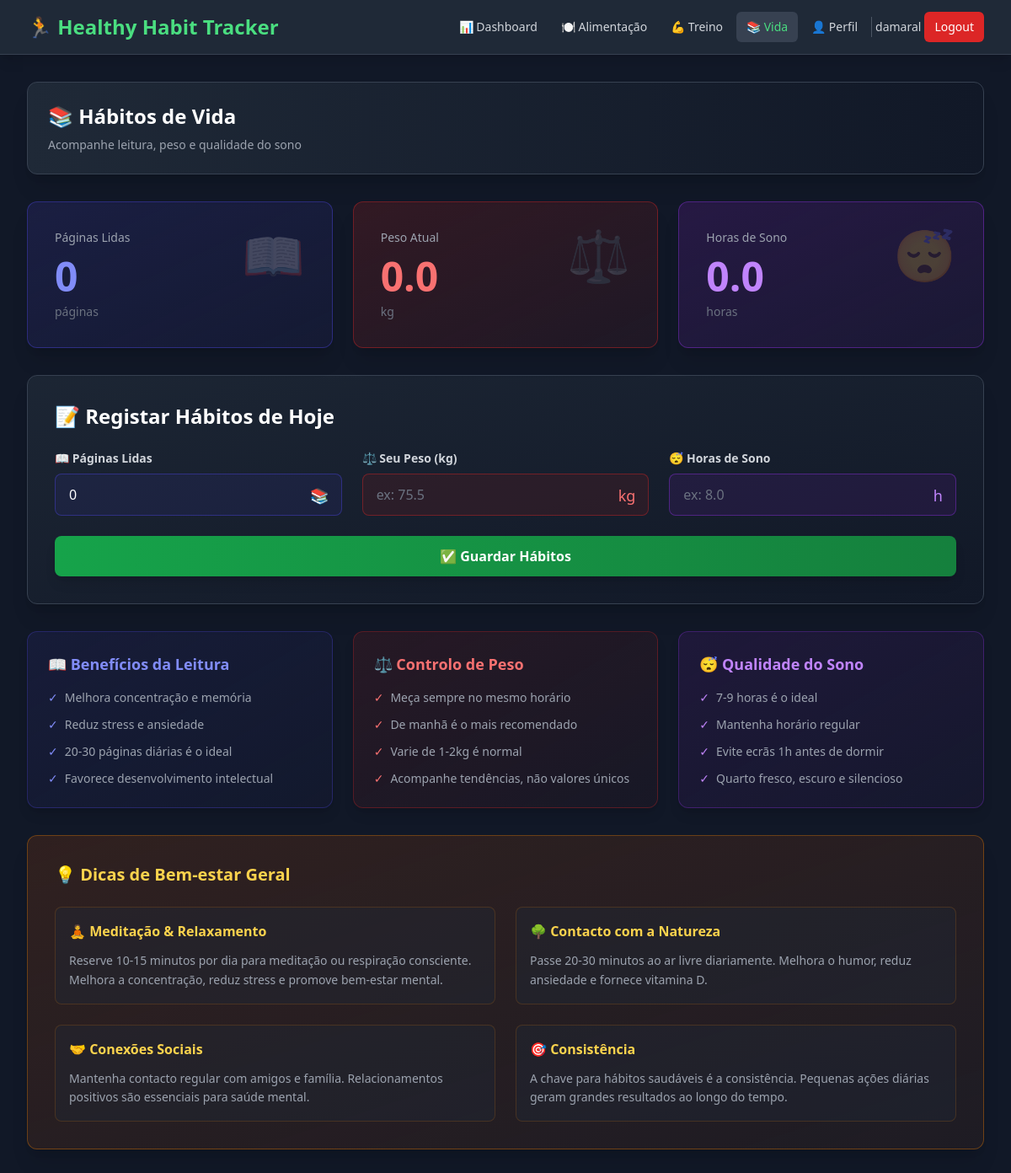
The page /vida (signed in) on the database its author committed.
### models.py (models this page shows)
class User(db.Model, UserMixin):
    id = db.Column(db.Integer, primary_key=True)
    username = db.Column(db.String(80), unique=True, nullable=False)
    password_hash = db.Column(db.String(128), nullable=False)
    goal_calories = db.Column(db.Integer, default=2000)
    goal_water = db.Column(db.Float, default=2.0)
    goal_weight = db.Column(db.Float, default=70.0)
    goal_workout_time = db.Column(db.Integer, default=30) # minutos por dia
    goal_workout_days = db.Column(db.Integer, default=3) # dias por semana
    goal_sleep_hours = db.Column(db.Float, default=8.0) # horas por noite
    goal_reading_pages = db.Column(db.Integer, default=20) # páginas por dia
    logs = db.relationship('DailyLog', backref='user', lazy=True)
    training_plans = db.relationship('TrainingPlan', backref='user', lazy=True)

class DailyLog(db.Model):
    id = db.Column(db.Integer, primary_key=True)
    date = db.Column(db.Date, nullable=False, default=datetime.utcnow().date)
    calories_consumed = db.Column(db.Integer, default=0)
    water_liters = db.Column(db.Float, default=0.0)
    calories_burned = db.Column(db.Integer, default=0)
    workout_minutes = db.Column(db.Integer, default=0)
    reading_pages = db.Column(db.Integer, default=0)
    weight = db.Column(db.Float, default=0.0)
    sleep_hours = db.Column(db.Float, default=0.0)
    protein_consumed = db.Column(db.Float, default=0.0)
    carbs_consumed = db.Column(db.Float, default=0.0)
    fats_consumed = db.Column(db.Float, default=0.0)
    training_plan_id = db.Column(db.Integer, db.ForeignKey('training_plan.id'), nullable=True)
    training_plan = db.relationship('TrainingPlan', backref='logs', lazy=True)
    user_id = db.Column(db.Integer, db.ForeignKey('user.id'), nullable=False)
    __table_args__ = (db.UniqueConstraint('user_id', 'date', name='_user_date_uc'),)

### app.py (the view, shortened to what this page needs)
@app.route('/vida', methods=['GET', 'POST'])
@login_required
def vida():
    log_today = get_or_create_log(current_user.id)
    return render_template('vida.html', log_today=log_today)

### app.py (called while the page is built)
@login_manager.user_loader
def load_user(user_id):
    return User.query.get(int(user_id))

def get_or_create_log(user_id, date=None):
    if date is None:
        date = datetime.utcnow().date()
    log = DailyLog.query.filter_by(user_id=user_id, date=date).first()
    if not log:
        log = DailyLog(user_id=user_id, date=date)
        db.session.add(log)
        db.session.commit()
    return log

### templates/vida.html (shortened to what this page needs)
{% extends "base.html" %}
{% block content %}
<div class="space-y-8">
    <div class="bg-gradient-to-r from-gray-800 to-gray-900 p-6 rounded-xl shadow-xl border border-gray-700">
        <h2 class="text-2xl font-bold text-white">📚 Hábitos de Vida</h2>
        <p class="text-gray-400 text-sm mt-2">Acompanhe leitura, peso e qualidade do sono</p>
    </div>
    <div class="grid grid-cols-1 md:grid-cols-3 gap-6">
        <div class="bg-gradient-to-br from-indigo-900/30 to-indigo-800/10 border border-indigo-600/40 p-8 rounded-xl shadow-xl hover:from-indigo-900/40 hover:to-indigo-800/20 transition">
            <div class="flex justify-between items-start">
                <div>
                    <p class="text-gray-400 text-sm mb-3">Páginas Lidas</p>
                    <p class="text-5xl font-bold text-indigo-400">{{ log_today.reading_pages }}</p>
                    <p class="text-gray-500 text-sm mt-2">páginas</p>
                </div>
                <div class="text-6xl opacity-20">📖</div>
            </div>
        </div>
        <div class="bg-gradient-to-br from-red-900/30 to-red-800/10 border border-red-600/40 p-8 rounded-xl shadow-xl hover:from-red-900/40 hover:to-red-800/20 transition">
            <div class="flex justify-between items-start">
                <div>
                    <p class="text-gray-400 text-sm mb-3">Peso Atual</p>
                    <p class="text-5xl font-bold text-red-400">{{ "%.1f" | format(log_today.weight) }}</p>
                    <p class="text-gray-500 text-sm mt-2">kg</p>
                </div>
                <div class="text-6xl opacity-20">⚖️</div>
            </div>
        </div>
        <div class="bg-gradient-to-br from-purple-900/30 to-purple-800/10 border border-purple-600/40 p-8 rounded-xl shadow-xl hover:from-purple-900/40 hover:to-purple-800/20 transition">
            <div class="flex justify-between items-start">
                <div>
                    <p class="text-gray-400 text-sm mb-3">Horas de Sono</p>
                    <p class="text-5xl font-bold text-purple-400">{{ "%.1f" | format(log_today.sleep_hours) }}</p>
                    <p class="text-gray-500 text-sm mt-2">horas</p>
                </div>
                <div class="text-6xl opacity-20">😴</div>
            </div>
        </div>
    </div>
    <div class="bg-gradient-to-br from-gray-800/80 to-gray-900/50 border border-gray-700 p-8 rounded-xl shadow-xl">
        <h3 class="text-2xl font-bold text-white mb-6">📝 Registar Hábitos de Hoje</h3>
        <form method="POST" class="space-y-6">
            <div class="grid grid-cols-1 md:grid-cols-3 gap-6">
                <div>
                    <label for="pages" class="block text-sm font-semibold text-gray-300 mb-2">📖 Páginas Lidas</label>
                    <div class="relative">
                        <input type="number" id="pages" name="pages" value="{{ log_today.reading_pages }}" class="w-full px-4 py-3 bg-indigo-900/20 border border-indigo-600/40 rounded-lg text-white placeholder-gray-500 focus:outline-none focus:ring-2 focus:ring-indigo-500" placeholder="ex: 30">
                        <span class="absolute right-4 top-3 text-indigo-400 text-lg">📚</span>
                    </div>
                </div>
                <div>
                    <label for="weight" class="block text-sm font-semibold text-gray-300 mb-2">⚖️ Seu Peso (kg)</label>
                    <div class="relative">
                        <input type="number" id="weight" name="weight" step="0.1" value="{% if log_today.weight > 0 %}{{ log_today.weight }}{% endif %}" class="w-full px-4 py-3 bg-red-900/20 border border-red-600/40 rounded-lg text-white placeholder-gray-500 focus:outline-none focus:ring-2 focus:ring-red-500" placeholder="ex: 75.5">
                        <span class="absolute right-4 top-3 text-red-400 text-lg">kg</span>
                    </div>
                </div>
                <div>
                    <label for="sleep_hours" class="block text-sm font-semibold text-gray-300 mb-2">😴 Horas de Sono</label>
                    <div class="relative">
                        <input type="number" id="sleep_hours" name="sleep_hours" step="0.1" value="{% if log_today.sleep_hours > 0 %}{{ log_today.sleep_hours }}{% endif %}" class="w-full px-4 py-3 bg-purple-900/20 border border-purple-600/40 rounded-lg text-white placeholder-gray-500 focus:outline-none focus:ring-2 focus:ring-purple-500" placeholder="ex: 8.0">
                        <span class="absolute right-4 top-3 text-purple-400 text-lg">h</span>
                    </div>
                </div>
            </div>
            <button type="submit" class="w-full bg-gradient-to-r from-green-600 to-green-700 hover:from-green-700 hover:to-green-800 text-white font-semibold py-3 px-8 rounded-lg transition-all transform hover:scale-105 shadow-lg">
                ✅ Guardar Hábitos
            </button>
        </form>
    </div>
    <div class="grid grid-cols-1 md:grid-cols-3 gap-6">
        <div class="bg-gradient-to-br from-indigo-900/20 to-indigo-800/5 border border-indigo-600/30 p-6 rounded-xl shadow-lg hover:from-indigo-900/30 hover:to-indigo-800/10 transition">
            <h4 class="text-lg font-bold text-indigo-400 mb-4">📖 Benefícios da Leitura</h4>
            <ul class="space-y-3 text-gray-400 text-sm">
                <li class="flex items-start">
                    <span class="text-indigo-400 mr-2">✓</span>
                    <span>Melhora concentração e memória</span>
                </li>
                <li class="flex items-start">
                    <span class="text-indigo-400 mr-2">✓</span>
                    <span>Reduz stress e ansiedade</span>
                </li>
                <li class="flex items-start">
                    <span class="text-indigo-400 mr-2">✓</span>
                    <span>20-30 páginas diárias é o ideal</span>
                </li>
                <li class="flex items-start">
                    <span class="text-indigo-400 mr-2">✓</span>
                    <span>Favorece desenvolvimento intelectual</span>
                </li>
            </ul>
        </div>
        <div class="bg-gradient-to-br from-red-900/20 to-red-800/5 border border-red-600/30 p-6 rounded-xl shadow-lg hover:from-red-900/30 hover:to-red-800/10 transition">
            <h4 class="text-lg font-bold text-red-400 mb-4">⚖️ Controlo de Peso</h4>
            <ul class="space-y-3 text-gray-400 text-sm">
                <li class="flex items-start">
                    <span class="text-red-400 mr-2">✓</span>
                    <span>Meça sempre no mesmo horário</span>
                </li>
                <li class="flex items-start">
                    <span class="text-red-400 mr-2">✓</span>
                    <span>De manhã é o mais recomendado</span>
                </li>
                <li class="flex items-start">
                    <span class="text-red-400 mr-2">✓</span>
                    <span>Varie de 1-2kg é normal</span>
                </li>
                <li class="flex items-start">
                    <span class="text-red-400 mr-2">✓</span>
                    <span>Acompanhe tendências, não valores únicos</span>
                </li>
            </ul>
        </div>
        <div class="bg-gradient-to-br from-purple-900/20 to-purple-800/5 border border-purple-600/30 p-6 rounded-xl shadow-lg hover:from-purple-900/30 hover:to-purple-800/10 transition">
            <h4 class="text-lg font-bold text-purple-400 mb-4">😴 Qualidade do Sono</h4>
            <ul class="space-y-3 text-gray-400 text-sm">
                <li class="flex items-start">
                    <span class="text-purple-400 mr-2">✓</span>
                    <span>7-9 horas é o ideal</span>
                </li>
                <li class="flex items-start">
                    <span class="text-purple-400 mr-2">✓</span>
                    <span>Mantenha horário regular</span>
                </li>
                <li class="flex items-start">
                    <span class="text-purple-400 mr-2">✓</span>
                    <span>Evite ecrãs 1h antes de dormir</span>
                </li>
                <li class="flex items-start">
                    <span class="text-purple-400 mr-2">✓</span>
                    <span>Quarto fresco, escuro e silencioso</span>
                </li>
            </ul>
        </div>
    </div>
    <div class="bg-gradient-to-br from-amber-900/30 to-amber-800/10 border border-amber-600/40 p-8 rounded-xl shadow-xl">
        <h3 class="text-xl font-bold text-amber-300 mb-6">💡 Dicas de Bem-estar Geral</h3>
        <div class="grid grid-cols-1 md:grid-cols-2 gap-6">
            <div class="bg-gray-800/40 p-4 rounded-lg border border-amber-600/20">
                <h4 class="text-amber-300 font-semibold mb-3">🧘 Meditação & Relaxamento</h4>
                <p class="text-gray-400 text-sm leading-relaxed">Reserve 10-15 minutos por dia para meditação ou respiração consciente. Melhora a concentração, reduz stress e promove bem-estar mental.</p>
            </div>
            <div class="bg-gray-800/40 p-4 rounded-lg border border-amber-600/20">
                <h4 class="text-amber-300 font-semibold mb-3">🌳 Contacto com a Natureza</h4>
                <p class="text-gray-400 text-sm leading-relaxed">Passe 20-30 minutos ao ar livre diariamente. Melhora o humor, reduz ansiedade e fornece vitamina D.</p>
            </div>
            <div class="bg-gray-800/40 p-4 rounded-lg border border-amber-600/20">
                <h4 class="text-amber-300 font-semibold mb-3">🤝 Conexões Sociais</h4>
                <p class="text-gray-400 text-sm leading-relaxed">Mantenha contacto regular com amigos e família. Relacionamentos positivos são essenciais para saúde mental.</p>
            </div>
            <div class="bg-gray-800/40 p-4 rounded-lg border border-amber-600/20">
                <h4 class="text-amber-300 font-semibold mb-3">🎯 Consistência</h4>
                <p class="text-gray-400 text-sm leading-relaxed">A chave para hábitos saudáveis é a consistência. Pequenas ações diárias geram grandes resultados ao longo do tempo.</p>
            </div>
        </div>
    </div>
</div>
{% endblock %}

### templates/base.html (shortened to what this page needs)
<!DOCTYPE html>
<html lang="pt">
<head>
    <script src="https://cdn.tailwindcss.com"></script>
</head>
<body class="bg-gray-900 text-gray-100">
    <nav class="bg-gray-800 border-b border-gray-700 shadow-lg">
        <div class="max-w-7xl mx-auto px-4 sm:px-6 lg:px-8">
            <div class="flex justify-between h-16">
                <div class="flex items-center">
                    <h1 class="text-xl sm:text-2xl font-bold text-green-400">🏃 Healthy Habit Tracker</h1>
                </div>
                {% if current_user.is_authenticated %}
                <div class="hidden md:flex items-center space-x-1">
                    <a href="{{ url_for('dashboard') }}" class="{% if request.endpoint == 'dashboard' %}bg-gray-700 text-green-400{% else %}text-gray-300 hover:bg-gray-700 hover:text-white{% endif %} px-3 py-2 rounded-md text-sm font-medium transition-colors">📊 Dashboard</a>
                    <a href="{{ url_for('alimentacao') }}" class="{% if request.endpoint == 'alimentacao' %}bg-gray-700 text-green-400{% else %}text-gray-300 hover:bg-gray-700 hover:text-white{% endif %} px-3 py-2 rounded-md text-sm font-medium transition-colors">🍽️ Alimentação</a>
                    <a href="{{ url_for('treino') }}" class="{% if request.endpoint == 'treino' %}bg-gray-700 text-green-400{% else %}text-gray-300 hover:bg-gray-700 hover:text-white{% endif %} px-3 py-2 rounded-md text-sm font-medium transition-colors">💪 Treino</a>
                    <a href="{{ url_for('vida') }}" class="{% if request.endpoint == 'vida' %}bg-gray-700 text-green-400{% else %}text-gray-300 hover:bg-gray-700 hover:text-white{% endif %} px-3 py-2 rounded-md text-sm font-medium transition-colors">📚 Vida</a>
                    <a href="{{ url_for('perfil') }}" class="{% if request.endpoint == 'perfil' %}bg-gray-700 text-green-400{% else %}text-gray-300 hover:bg-gray-700 hover:text-white{% endif %} px-3 py-2 rounded-md text-sm font-medium transition-colors">👤 Perfil</a>
                    <span class="text-gray-300 text-sm mr-4">{{ current_user.username }}</span>
                    <a href="{{ url_for('logout') }}" class="bg-red-600 hover:bg-red-700 text-white px-3 py-2 rounded-md text-sm font-medium transition-colors">Logout</a>
                </div>
                {% endif %}
            </div>
        </div>
    </nav>
    <div class="max-w-7xl mx-auto px-4 sm:px-6 lg:px-8 py-8">
        {% block content %}{% endblock %}
    </div>
</body>
</html>

### rows shown on the page
User: username "damaral"
DailyLog: reading_pages "0", weight "0.0", sleep_hours "0.0", pages "0"
